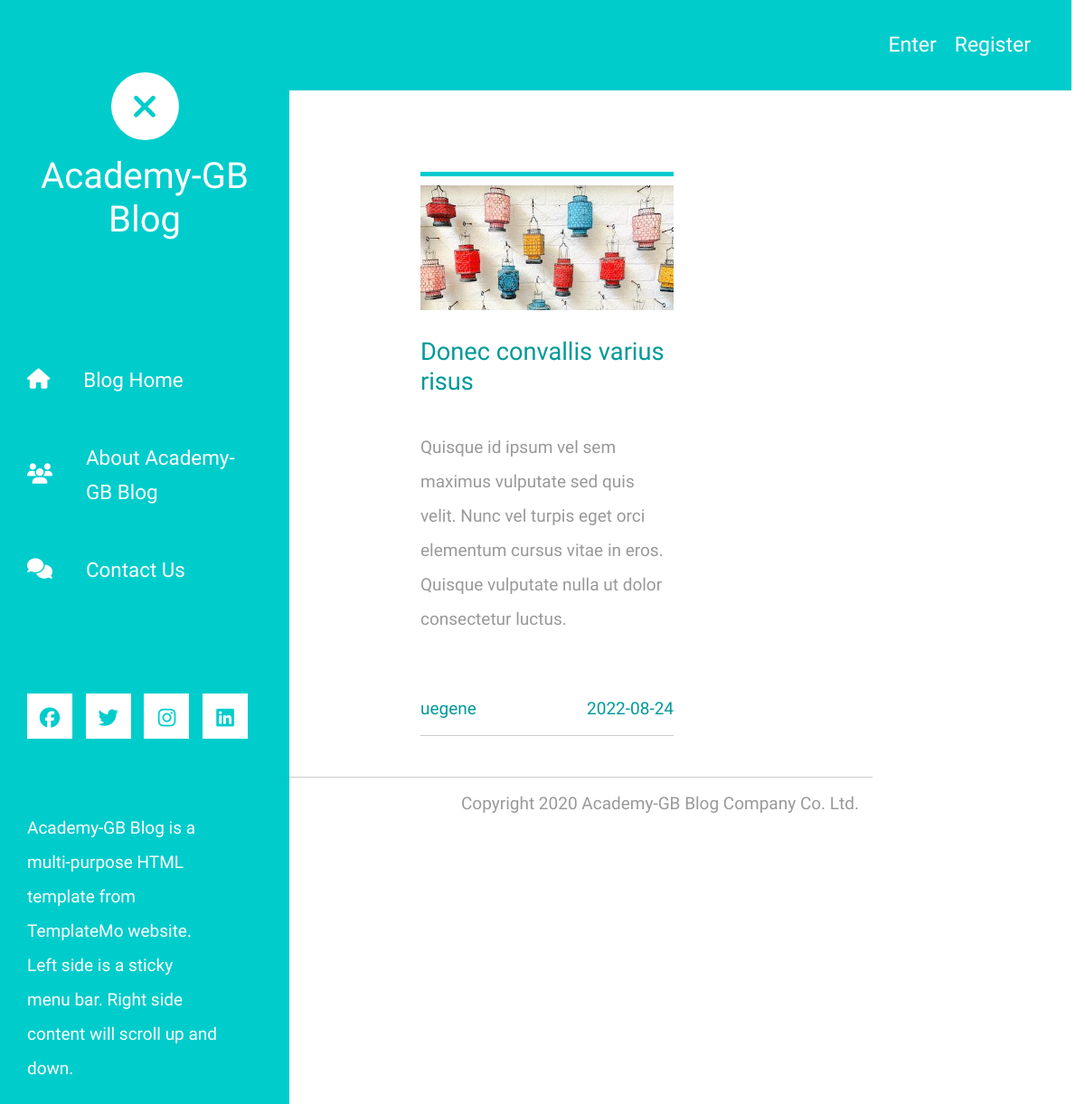
/post/6, run on an earlier commit of the app's database.
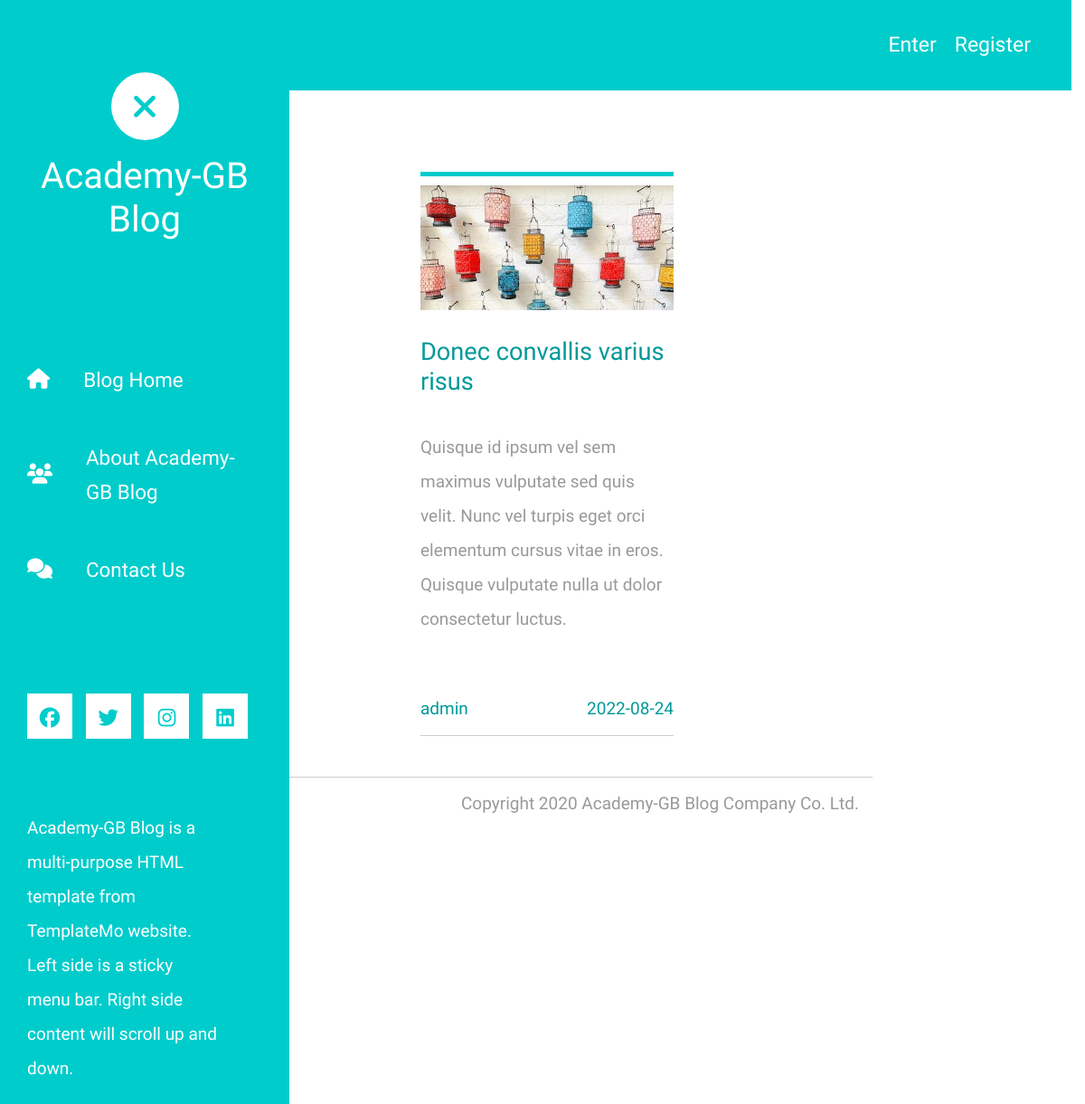
And on a later commit of the database.
### flask_project/models.py (models this page shows, shortened)
class User(db.Model, UserMixin):
    id = db.Column(db.Integer, primary_key=True)
    username = db.Column(db.String(20), unique=True, nullable=False)
    email = db.Column(db.String(120), unique=True, nullable=False)
    image_file = db.Column(db.String(20), nullable=False)
    password = db.Column(db.String(60), nullable=False)
    posts = db.relationship('Post', backref='author', lazy=True)

### flask_project/posts/routes.py (the view)
@posts.route('/post/<int:post_id>')
def post(post_id):
    post = Post.query.get_or_404(post_id)
    return render_template('post.html', title=post.title, post=post,
                           datetime=datetime)

### flask_project/templates/post.html (shortened to what this page needs)
{% extends "base.html" %}
{% block content %}
<div class="container flex-column" style="display: flex;">
  <article class="col-12 col-md-6">
      <hr class="tm-hr-primary">
              <div>
                  <img src="{{ url_for('static', filename='img/posts_image/' + post.image_file) }}"
                       alt="Image" class="img-fluid">
              </div>
              <h2 class="tm-pt-30 tm-color-primary tm-post-title ">
                      {{ post.title }}
              </h2>
      <p class="tm-pt-30">
          {{ post.content }}
      </p>
      <div class="d-flex justify-content-between tm-pt-45">
          <span class="tm-color-primary">{{ post.author.username }}</span>
          <span class="tm-color-primary">
              {{ post.date_posted.date() }}</span>
      </div>
      <hr>
  </article>
</div>
{% endblock content %}

What changed in the data, as far as the page shows it:
changed User: author.username "uegene" → "admin"
